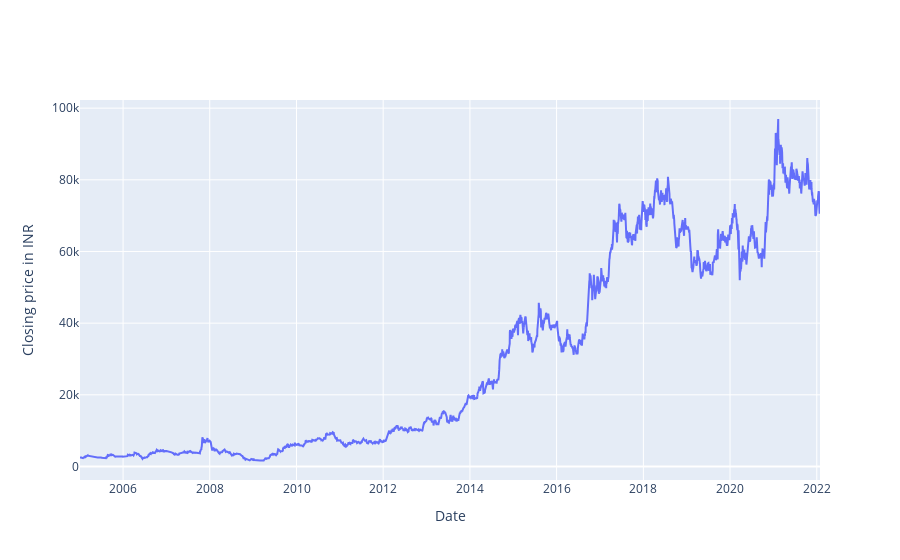

Source (notebook cell):
### Code cell
fig = go.Figure()
fig.add_trace(go.Scatter(x=data['date'], y=data['close'], mode='lines', name='closing price'))

fig.update_xaxes(title_text='Date')
fig.update_yaxes(title_text='Closing price in INR')

### Figure 1 — Plotly figure (JSON) as saved in the notebook; plotly's stock layout.template omitted (floating-point values rounded to 4 significant figures; data arrays with more than 128 entries replaced by an {"elided": "..."} marker saying what was removed)
{"data": [{"mode": "lines", "name": "closing price", "type": "scatter", "x": {"elided": "4214 str values"}, "y": {"elided": "4214 float values"}}], "layout": {"xaxis": {"title": {"text": "Date"}}, "yaxis": {"title": {"text": "Closing price in INR"}}}}
